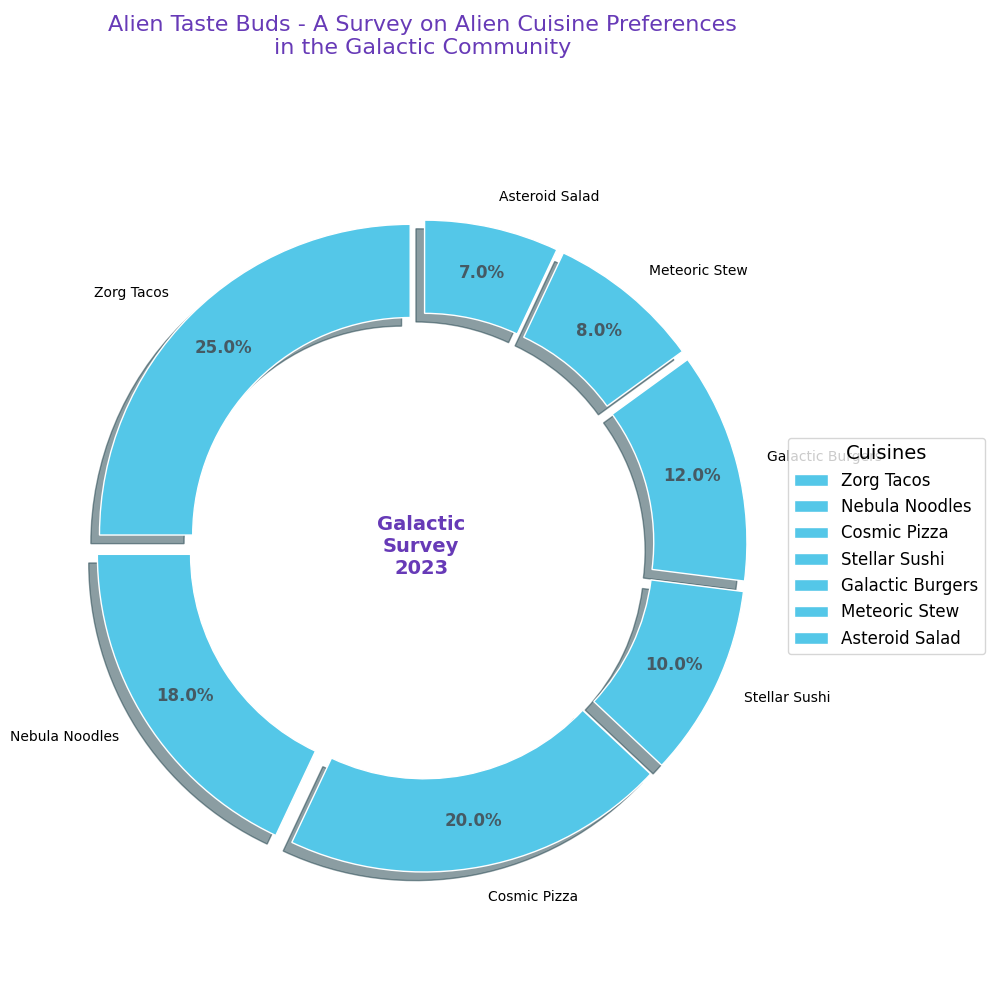

The Python source for this figure:
import matplotlib.pyplot as plt
import numpy as np

# Data for alien cuisines preferences
cuisines = ['Zorg Tacos', 'Nebula Noodles', 'Cosmic Pizza', 'Stellar Sushi', 'Galactic Burgers', 'Meteoric Stew', 'Asteroid Salad']
percentages = [25, 18, 20, 10, 12, 8, 7]

# Plotting the pie chart
fig, ax = plt.subplots(figsize=(10, 10))

wedges, texts, autotexts = ax.pie(
    percentages,
    colors=['#54C7E8'],  # Use a single consistent color
    startangle=90,
    labels=cuisines,
    autopct='%1.1f%%',
    pctdistance=0.85,
    wedgeprops=dict(width=0.3, edgecolor='w', linewidth=1),
    shadow=True,
    explode=[0.05]*len(cuisines)
)

# Adding a circle in the middle to create a donut shape
centre_circle = plt.Circle((0, 0), 0.6, fc='white', edgecolor='white')
fig.gca().add_artist(centre_circle)

# Equal aspect ratio ensures the pie is drawn as a circle
ax.axis('equal')

# Title and legend
plt.title('Alien Taste Buds - A Survey on Alien Cuisine Preferences\nin the Galactic Community', size=16, color='#673AB7', loc='center', pad=40)
ax.legend(wedges, cuisines, title='Cuisines', loc='center left', bbox_to_anchor=(1, 0, 0.5, 1), fontsize=12, title_fontsize=14)

# Customizing the autotext labels
for autotext in autotexts:
    autotext.set_color('#455A64')
    autotext.set_fontsize(12)
    autotext.set_weight('bold')

# Adding central text within the donut
plt.text(0, 0, 'Galactic\nSurvey\n2023', ha='center', va='center', fontsize=14, fontweight='bold', color='#673AB7')

# Automatically adjust the layout
plt.tight_layout()

# Display the chart
plt.show()
